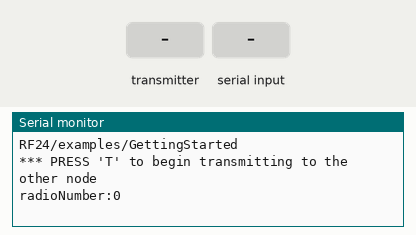
The sketch below on a simulated Arduino Uno, built with avr-gcc and run on an emulated ATmega328P. Shown: the last lines printed to the serial monitor. The inputs (shaded band) are chosen by the test bench. No radio packets arrive unless stated.

Above: at 1.2 s.
1.3 s: the transmitter starts sending got_time = 0
At 1.9 s:
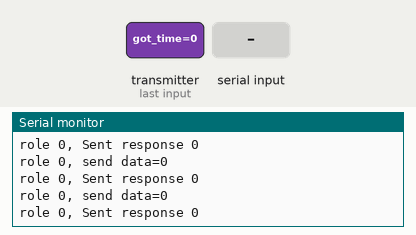
2.8 s: "T" received over Serial
At 3.7 s:
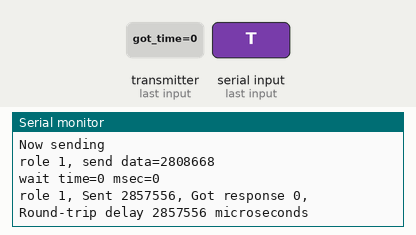
4.3 s: the transmitter starts sending got_time = 256
At 5.9 s:
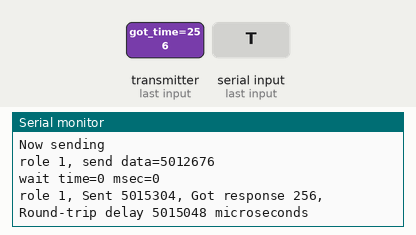
7.3 s: "R" received over Serial
12.7 s: the transmitter starts sending got_time = 0
At 13.2 s:
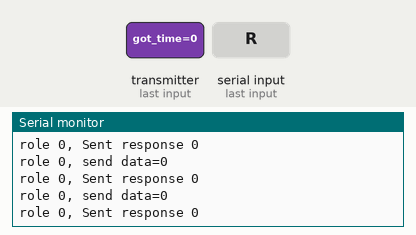
15.7 s: the transmitter starts sending got_time = 1023
At 16.6 s:
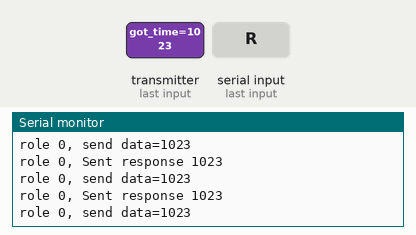
Timing chart, 0 to 18.7 s (numbered marks = the images above; inputs shaded):
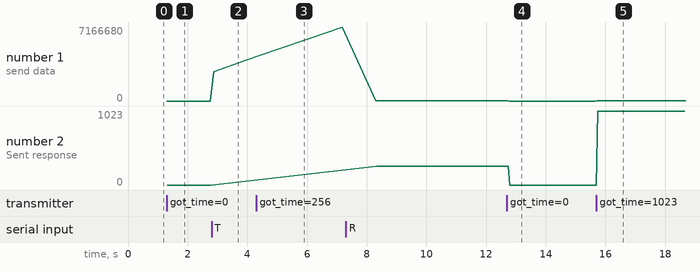

The sketch:

kocoafab_tutorial_578_0.ino
```cpp
/*
  Getting Started example sketch for nRF24L01+ radios
  This is a very basic example of how to send data from one node to another
  Updated: Dec 2014 by TMRh20
*/

#include <SPI.h>
#include "RF24.h"

// Set this radio as radio number 0 or 1
bool radioNumber = 0;
// Hardware configuration: Set up nRF24L01 radio on SPI bus plus pins 7 & 8
RF24 radio(9, 10);

byte addresses[][6] = {"1Node", "2Node"};

unsigned long wait_time = 0;
// Used to control whether this node is sending or receiving
bool role = 0;


void setup() {
  Serial.begin(9600);
  Serial.println(F("RF24/examples/GettingStarted"));
  Serial.println(F("*** PRESS 'T' to begin transmitting to the other node"));

  radio.begin();

  // Set the PA Level low to prevent power supply related issues since this is a
  // getting_started sketch, and the likelihood of close proximity of the devices. RF24_PA_MAX is default.
  radio.setPALevel(RF24_PA_LOW);

  // Open a writing and reading pipe on each radio, with opposite addresses
  Serial.print("radioNumber:");
  Serial.println(radioNumber);
  if (radioNumber) {
    radio.openWritingPipe((uint64_t)addresses[1]);
    radio.openReadingPipe(1, (uint64_t)addresses[0]);
  } else {
    radio.openWritingPipe((uint64_t)addresses[0]);
    radio.openReadingPipe(1, (uint64_t)addresses[1]);
  }

  // Start the radio listening for data
  radio.startListening();
}

void loop() {

  // Ping Out Role
  if (role == 1) {
    // First, stop listening so we can talk.
    radio.stopListening();
    Serial.println(F("Now sending"));

    // Take the time, and send it.  This will block until complete
    unsigned long time = micros();
    Serial.print(F("role 1, send data="));
    Serial.println(time);
    if (!radio.write( &time, sizeof(unsigned long) )) {
      Serial.println(F("failed"));
    }

    // Now, continue listening
    radio.startListening();

    // Set up a timeout period, get the current microseconds
    unsigned long started_waiting_at = micros();
    // Set up a variable to indicate if a response was received or not
    boolean timeout = false;

    // While nothing is received
    while ( ! radio.available() ) {
      // If waited longer than 200ms, indicate timeout and exit while loop
      wait_time = micros() - started_waiting_at;
      if (wait_time > 200000 ) {
        timeout = true;
        break;
      }
    }
  Serial.print(F("wait time="));
  Serial.print(wait_time);
  Serial.print(F(" msec="));
  Serial.println(wait_time/1000);
    // Describe the results
    if ( timeout ) {
      Serial.println(F("Failed, response timed out."));
    } else {
      // Grab the response, compare, and send to debugging spew
      unsigned long got_time;
      radio.read( &got_time, sizeof(unsigned long) );
      unsigned long time = micros();

      // Spew it
      Serial.print(F("role 1, Sent "));
      Serial.print(time);
      Serial.print(F(", Got response "));
      Serial.print(got_time);
      Serial.print(F(", Round-trip delay "));
      Serial.print(time - got_time);
      Serial.println(F(" microseconds"));
    }

    // Try again 1s later
    delay(1000);
  }


  // Pong Back Role
  if ( role == 0 ) {
    // Variable for the received timestamp
    unsigned long got_time;

    if ( radio.available()) {
      // While there is data ready
      while (radio.available()) {
        // Get the payload
        radio.read( &got_time, sizeof(unsigned long) );
      }
      // First, stop listening so we can talk
      radio.stopListening();
      // Send the final one back.
      Serial.print(F("role 0, send data="));
      Serial.println(got_time);
      radio.write( &got_time, sizeof(unsigned long) );
      // Now, resume listening so we catch the next packets.
      radio.startListening();
      Serial.print(F("role 0, Sent response "));
      Serial.println(got_time);
    }
  }

  // Change Roles via Serial Commands
  if ( Serial.available() ) {
    char c = toupper(Serial.read());
    if ( c == 'T' && role == 0 ) {
      Serial.println(F("*** CHANGING TO TRANSMIT ROLE -- PRESS 'R' TO SWITCH BACK"));
      // Become the primary transmitter (ping out)
      role = 1;

    } else {
      if ( c == 'R' && role == 1 ) {
        Serial.println(F("*** CHANGING TO RECEIVE ROLE -- PRESS 'T' TO SWITCH BACK"));
        // Become the primary receiver (pong back)
        role = 0;
        radio.startListening();
      }
    }
  }
}
```

Measured:
- after the input at 1.3 s, the serial monitor: prints a new line at once (image 1)
- after the input at 2.8 s, the serial monitor: prints a new line at once (image 2)
- after the input at 4.3 s, the serial monitor: prints a new line after 0.78 s (image 3)
- after the input at 12.7 s, the serial monitor: prints a new line after 0.08 s (image 4)
- after the input at 15.7 s, the serial monitor: prints a new line at once (image 5)
- plotted number 1: 0 → 3937756 after the input at 2.8 s, 3937756 → 7166680 after the input at 4.3 s, 0 → 1023 after the input at 15.7 s
- plotted number 2: 0 → 1023 after the input at 15.7 s
